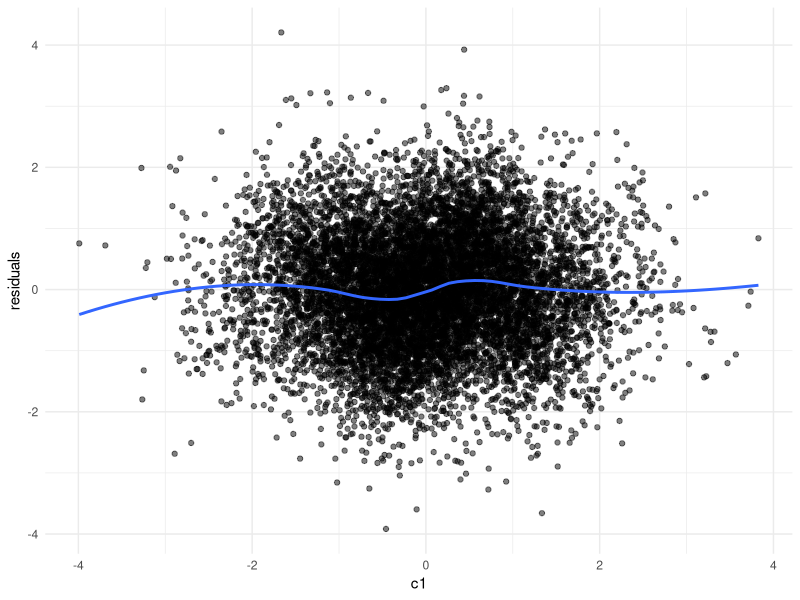

R code for this plot:
# reproducibility
set.seed(427) 

# load required libraries
library(mvtnorm)
library(psych)                                             # for descriptives
library(lavaan)                                            # for fitting CLPM
library(tidyverse)

### CLPM parameters ###
N <- 100000                                                # number of people
T <- 5                                                     # number of time points

ax <- 0.25                                                 # effect of X_(t-1) on X_t
ay <- 0.25                                                 # effect of Y_(t-1) on Y_t
bx <- 0.10                                                 # effect of Y_(t-1) on X_t
by <- 0.10                                                 # effect of X_(t-1) on Y_t
rho <- 0.30                                                # residual correlation of innovations
                                                          
# create the path matrix A from these effects
A <- matrix(c(ax, by, 
              bx, ay), 
            nrow = 2, byrow = TRUE)

### confounder parameters ###
k_lin <- 3                                                 # number of "linear" confounders (baseline C1..C3)

# baseline linear effects of confounders on X_t and Y_t
gamma_x_lin <- c(0.30, 0.20, 0.10)                         # effect of confounders on X_t
gamma_y_lin <- c(0.30, 0.20, 0.10)                         # effect of confounders on Y_t

# nonlinear (sinusoidal) transformation parameters
omega <- 3

# simulate base confounders: C1..C3 ~ N(0,1), independent
Psi_base <- diag(rep(1, k_lin))                            
U_lin <- rmvnorm(N, 
                 mean  = rep(0, k_lin),                    
                 sigma = Psi_base)

# build sinusoidal transforms S_j = scaled sin(omega * C_j)
U_sin <- apply(U_lin, 2, function(col) {

  z_raw <- sin(omega * col)

  z_perp <- resid(lm(z_raw ~ col))

  as.numeric(scale(z_perp, center = TRUE, scale = TRUE))
})

colnames(U_lin) <- paste0("c", 1:k_lin)                    # C1, C2, C3
colnames(U_sin) <- paste0("c", 1:k_lin, "_sin")            # S1, S2, S3

# combine linear and sinusoidal confounders
U <- cbind(U_lin, U_sin)                                   # N x k, where k = 2 * k_lin
k <- ncol(U)

Psi <- cov(U)

# effects for the sinusoidal parts on X and Y
gamma_x_sin <- c(0.15, 0.10, 0.05)
gamma_y_sin <- c(0.15, 0.10, 0.05)

# order of entries in gamma_x / gamma_y corresponds to (C1, C2, C3, S1, S2, S3)
gamma_x <- c(gamma_x_lin, gamma_x_sin)
gamma_y <- c(gamma_y_lin, gamma_y_sin)

### RANDOM WALK FOR BETA_t WITH SHRINKAGE TOWARD B0 ###

# baseline 2 x k effect matrix from all confounders to (X, Y)
B0 <- rbind(gamma_x, gamma_y)                              # 2 x k

# RW mean vector for each coefficient (overtime trend in effects)
RW_mean <- matrix(0, nrow = 2, ncol = k)                   # here: zero trend

# random walk sd and shrinkage toward B0
rw_sd  <- 0.03                                             # step variability
shrink <- 0.10                                             # pull toward B0

Beta_list <- vector("list", T)
Beta_list[[1]] <- B0

# create random walk with shrinkage toward B0
for(t in 2:T){

  # random walk step with mean vector
  step <- matrix(
    rnorm(length(B0), mean = as.vector(RW_mean), sd = rw_sd),
    nrow = 2
  )

  B_prev <- Beta_list[[t-1]]

  # RW step + shrinkage toward B0
  B_new <- B_prev + step + shrink * (B0 - B_prev)

  Beta_list[[t]] <- B_new
}

### varcov matrices ###

# we want the variance of each variable to be 1
S_target <- diag(2)                                       

# variance contributed by confounders:
# S_U_t = B_t * Psi * B_t'
S_U_list <- lapply(Beta_list, function(Bt) Bt %*% Psi %*% t(Bt))
S_U  <- Reduce("+", S_U_list) / length(S_U_list)           # mean across time

# function to find the required covariance between X and Y
# such that the innovation correlation is rho

find_c <- function(A, S_U, rho) {
  f <- function(c) {

    S_target_c <- matrix(c(1, c,
                           c, 1),
                         nrow = 2, byrow = TRUE)
    
    S_dyn_c <- S_target_c - S_U
    
    Sigma_e_c <- S_dyn_c - t(A) %*% S_dyn_c %*% A
    
    v1 <- Sigma_e_c[1, 1]
    v2 <- Sigma_e_c[2, 2]
    cov12 <- Sigma_e_c[1, 2]
    corr_e <- cov12 / sqrt(v1 * v2)
    
    corr_e - rho
  }

  uniroot(f, interval = c(-0.99, 0.99))$root
}

# find stationary covariance c between X and Y
c_stat <- find_c(A, S_U, rho)

# overwrite S_target to include the stationary covariance between X and Y
S_target <- matrix(c(1, c_stat,
                     c_stat, 1),
                   nrow = 2, byrow = TRUE)

# variance by the dynamic process:
S_dyn <- S_target - S_U
S_dyn <- (S_dyn + t(S_dyn))/2                             # symmetrise

# check positive semidefinite
eS <- eigen(S_dyn)$values
eS[eS < 1e-10]

# innovation covariance matrix
Sigma_e <- S_dyn - t(A) %*% S_dyn %*% A
Sigma_e <- (Sigma_e + t(Sigma_e))/2

# For t = 1, no carryover
Sigma_e1 <- S_dyn
Sigma_e1 <- (Sigma_e1 + t(Sigma_e1))/2

#  for t = 1: no lag yet, so Ddyn = e1 with Sigma_e1
Ddyn <- rmvnorm(N,
  mean  = c(0,0),
  sigma = Sigma_e1)

# initialise df with N rows and 2*T + k columns. 2*T for X and Y, k for confounders
df <- matrix(NA, nrow = N, ncol = 2*T + k)
colnames(df) <- c(paste0("x", 1:T),
                  paste0("y", 1:T),
                  colnames(U))

# save the confounders (C1..C3 and S1..S3)
df[, (2*T + 1):(2*T + k)] <- U

# first wave: use Beta_list[[1]]
obs1 <- Ddyn + U %*% t(Beta_list[[1]])

df[, 1]    <- obs1[, 1] 
df[, 1+T ] <- obs1[, 2]

# subsequent waves: use time-varying Beta_list[[i]]
for(i in 2:T){ 
  Ddyn <- Ddyn %*% t(A) + rmvnorm(N, sigma = Sigma_e) 
  
  obs  <- Ddyn + U %*% t(Beta_list[[i]]) 
  
  df[, i]    <- obs[, 1] 
  df[, i+T ] <- obs[, 2] 
}

df <- as.data.frame(df)

# quick checks
round(apply(df, 2, var), 3)
sigma <- cov(df)
round(sigma, 3)
describe(df)

# quick residual check for nonlinearity
df_sample <- df[sample(1:nrow(df), 10000), ]
lm_fit <- lm(x1 ~ c1, data = df_sample)
residuals <- lm_fit$residuals

ggplot(df_sample, aes(x = c1, y = residuals)) +
  geom_point(alpha = 0.5) +
  geom_smooth(method = "loess", se = FALSE) +
  theme_minimal()

# write out the data
# write.csv(df, file = "Thesis/Code/Data/Data_Sim_Sin_RW_Pop.csv", row.names = FALSE)
